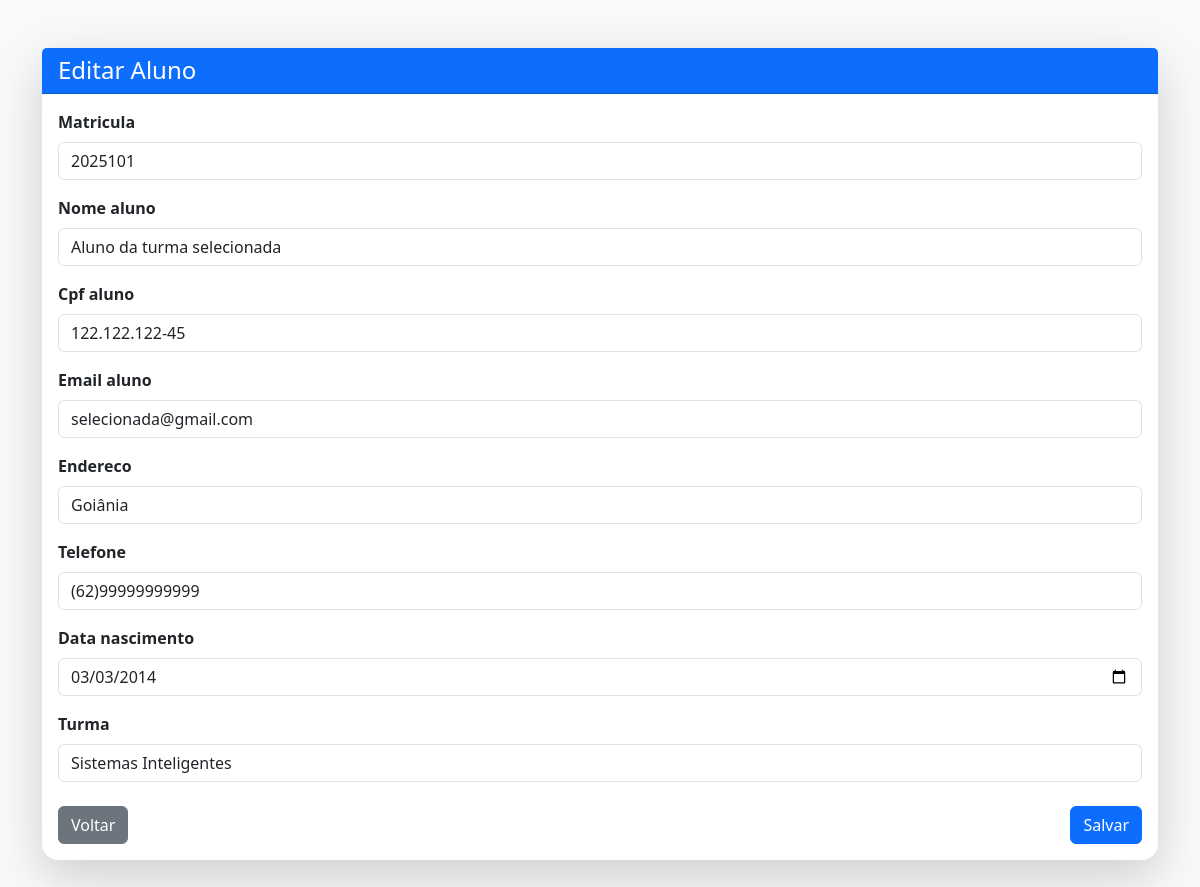
The page /alunos/2/editar/ on the database its author committed.
### app/models.py (models this page shows, shortened)
class Aluno(models.Model):
    matricula = models.IntegerField(unique=True)
    cpf_aluno = models.CharField(max_length=15, unique=True)
    nome_aluno = models.CharField(max_length=100)
    email_aluno = models.EmailField()
    endereco = models.CharField(max_length=200)
    telefone = models.CharField(max_length=15)
    data_nascimento = models.DateField()
    turma = models.ForeignKey(Turma, on_delete=models.PROTECT, related_name="alunos")

### app/views.py (the view)
# urls.py: path("alunos/<int:pk>/editar/", AlunoUpdateView.as_view(), name="aluno_update"),
class AlunoUpdateView(UpdateView):
    model = Aluno
    form_class = AlunoForm
    template_name = "app/aluno_form.html"
    success_url = reverse_lazy("aluno_list")

### app/models.py (called while the page is built)
    def __str__(self):
        return self.nome_turma

### app/templates/app/aluno_form.html (shortened to what this page needs)
{% load bootstrap5 %}
{% load static %}
<!DOCTYPE html>
<html lang="pt-br">
<head>
    <link href="https://cdn.jsdelivr.net/npm/bootstrap@5.3.2/dist/css/bootstrap.min.css" rel="stylesheet">
</head>
<body class="bg-light">
<div class="container py-5">
    <div class="card shadow-lg border-0 rounded-4">
        <div class="card-header bg-primary text-white">
            <h4 class="mb-0">
                {% if view.object.pk %}
                    Editar Aluno
                {% else %}
                    Novo Aluno
                {% endif %}
            </h4>
        </div>
        <div class="card-body">
            <form method="post" novalidate>
                {% for field in form %}
                    <div class="mb-3">
                        <label class="form-label fw-semibold">{{ field.label }}</label>
                        {{ field }}
                    </div>
                {% endfor %}
                <div class="d-flex justify-content-between mt-4">
                    <a href="{% url 'aluno_list' %}" class="btn btn-secondary">Voltar</a>
                    <button type="submit" class="btn btn-primary">Salvar</button>
                </div>
            </form>
        </div>
    </div>
</div>
</body>
</html>

### rows shown on the page
Aluno: form "2025101" "Aluno da turma selecionada" "122.122.122-45" "selecionada@gmail.com" "Goiânia" "(62)99999999999" "03/03/2014" "Sistemas Inteligentes"

### other values the page prints
{{ field.label }} "Matricula" "Nome aluno" "Cpf aluno" "Email aluno" "Endereco" "Telefone" "Data nascimento" "Turma"
